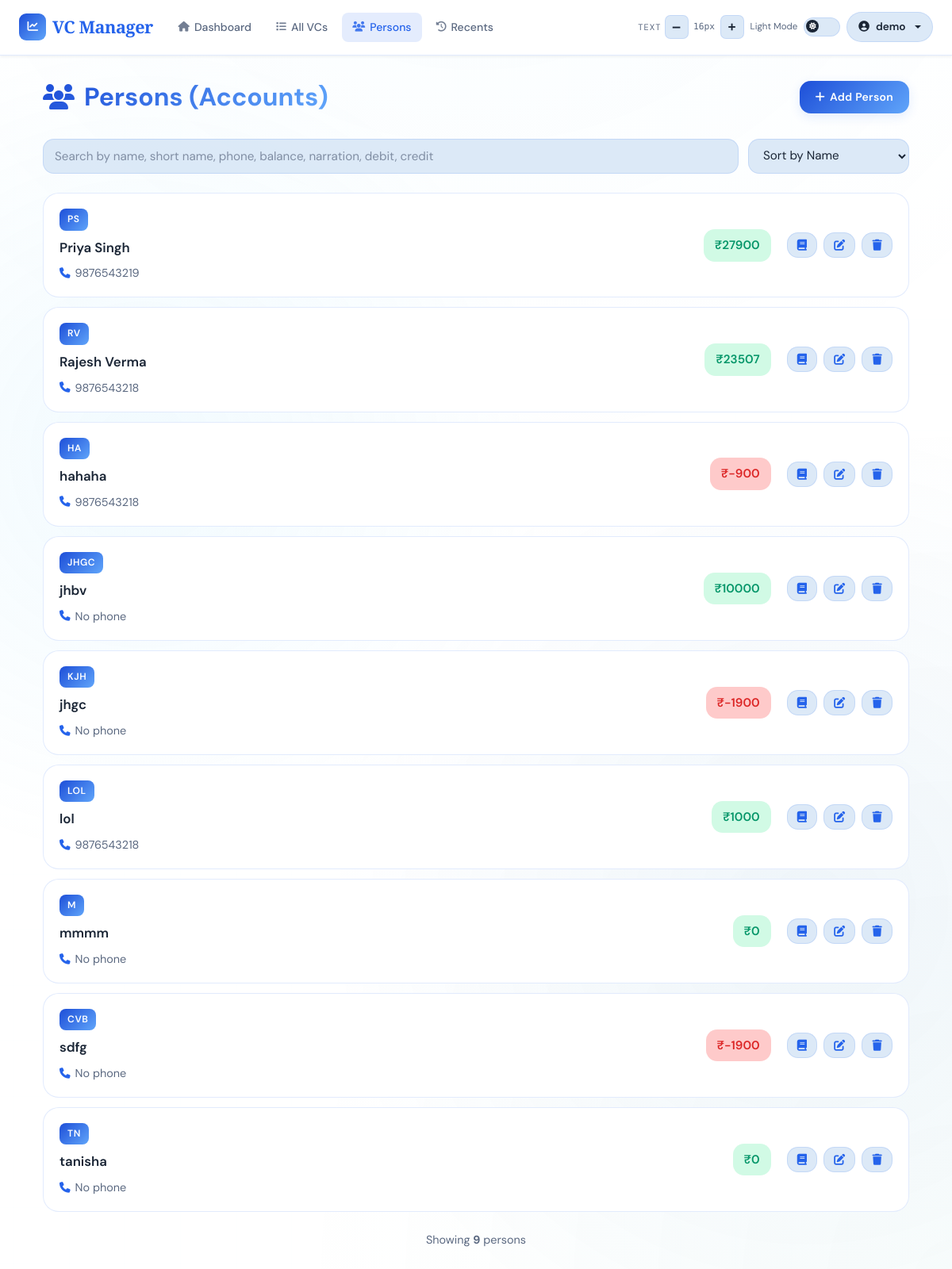
Before: /person/ (signed in) with the older database file.
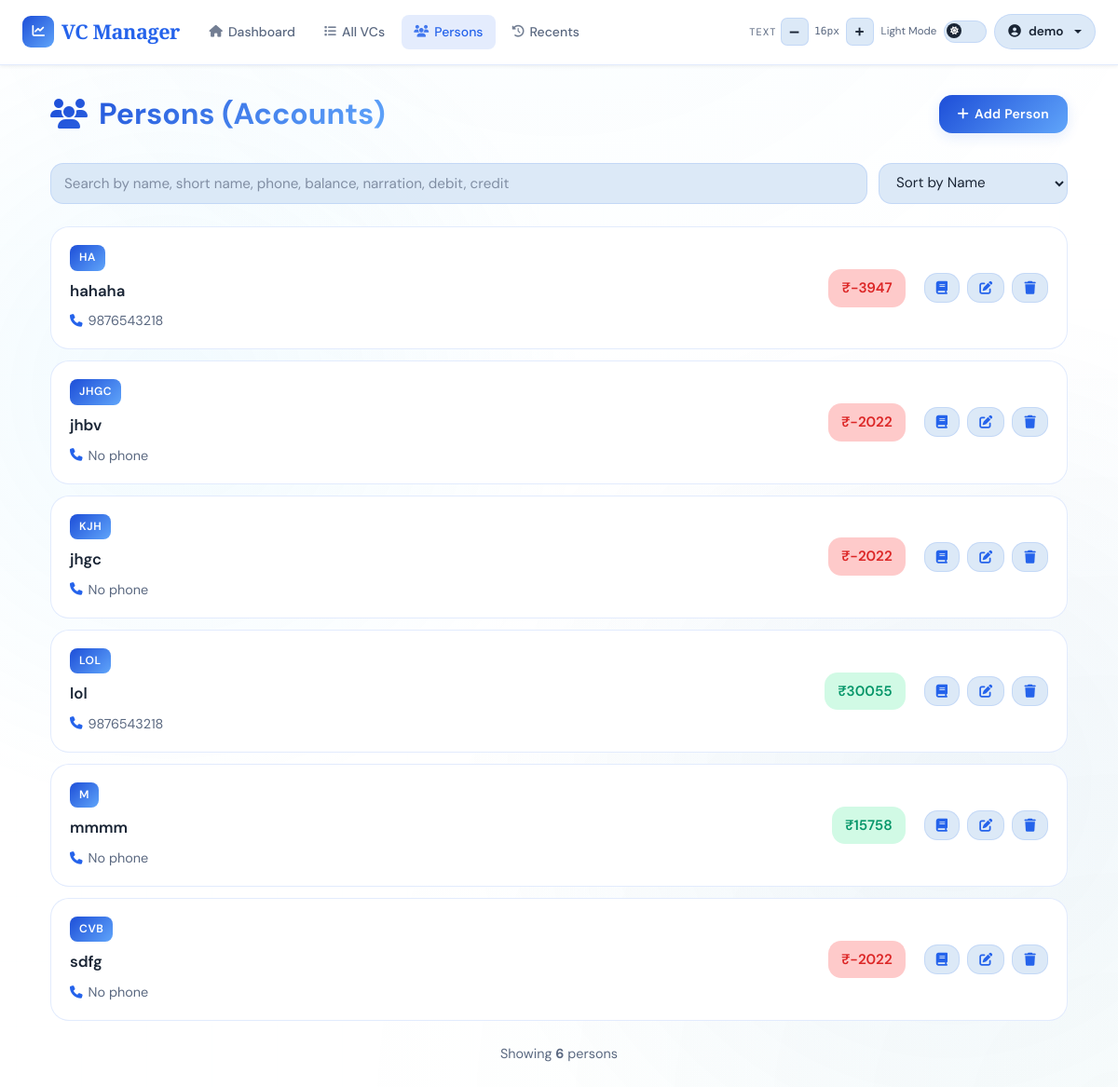
After: the same page with the newer database file.
### app/models/person.py (models this page shows, shortened)
class Person(db.Model):
    __tablename__ = 'persons'
    id = db.Column(db.Integer, primary_key=True)
    user_id = db.Column(db.Integer, db.ForeignKey('users.id'), nullable=False, index=True)
    name = db.Column(db.String(80), nullable=False)
    short_name = db.Column(db.String(20), nullable=False)
    phone = db.Column(db.String(20), nullable=True)
    phone2 = db.Column(db.String(20), nullable=True)
    opening_balance = db.Column(db.Float, default=0.0, nullable=True)
    created_at = db.Column(db.DateTime, default=datetime.utcnow)
    __table_args__ = (
        db.UniqueConstraint('user_id', 'name',       name='uq_person_user_name'),
        db.UniqueConstraint('user_id', 'short_name', name='uq_person_user_short_name'),
    )
    payments = db.relationship(
        'Payment',
        backref='person',
        cascade='all, delete-orphan',
        passive_deletes=True
    )
    ledger_entries = db.relationship(
        'LedgerEntry',
        back_populates='person',
        cascade='all, delete-orphan'
    )
    transactions = db.relationship(
        'Transaction',
        back_populates='person',
        cascade='all, delete-orphan'
    )

### app/routes/person.py (the view)
@person_bp.route('/')
@login_required
def persons():
    latest_id_subq = (
        db.session.query(
            LedgerEntry.person_id,
            func.max(LedgerEntry.id).label('max_id')
        )
        .group_by(LedgerEntry.person_id)
        .subquery()
    )
    latest_balance_subq = (
        db.session.query(
            LedgerEntry.person_id,
            LedgerEntry.balance.label('latest_balance')
        )
        .join(
            latest_id_subq,
            (LedgerEntry.person_id == latest_id_subq.c.person_id) &
            (LedgerEntry.id == latest_id_subq.c.max_id)
        )
        .subquery()
    )
    results = (
        db.session.query(
            Person,
            latest_balance_subq.c.latest_balance
        )
        .outerjoin(
            latest_balance_subq,
            Person.id == latest_balance_subq.c.person_id
        )
        .filter(Person.user_id == current_user.id)
        .order_by(Person.name.asc())
        .all()
    )
    persons = []
    for person, balance in results:
        person.current_balance = float(balance or person.opening_balance or 0.0)
        persons.append(person)
    return render_template('person/list.html', persons=persons)

### templates/person/list.html (shortened to what this page needs)
{% extends "base.html" %}
{% block content %}
<div class="container-fluid">
    <div class="page-header">
        <h1 class="page-title">
            <i class="fas fa-users"></i>Persons (Accounts)
        </h1>
        <button class="btn btn-primary" onclick="location.href='{{ url_for('person.create_person') }}'">
            <i class="fas fa-plus"></i>Add Person
        </button>
    </div>
    <div class="control-bar">
        <div class="search-box">
            <input
                id="searchInput"
                type="search"
                class="form-control"
                placeholder="Search by name, short name, phone, balance, narration, debit, credit">
        </div>
        <select id="sortSelect" class="sort-select">
            <option value="name_asc">Sort by Name</option>
        </select>
    </div>
    <div class="person-list">
        {% if persons %}
            {% for person in persons %}
            <div class="person-item" id="person-{{ person.id }}"
                onclick="location.href='{{ url_for('ledger.person_ledger', person_id=person.id) }}'"
                style="cursor:pointer;"
                data-name="{{ person.name }}"
                data-phone="{{ (person.phone or '') ~ ' ' ~ (person.phone2 or '') }}"
                data-balance="{{person.current_balance }}">
                <div class="person-item-main">
                    <div class="person-badge">{{ person.short_name }}</div>
                    <div class="person-name">{{ person.name }}</div>
                    <div class="person-meta">
                        {% if person.phone %}
                        <div class="person-meta-item">
                            <i class="fas fa-phone"></i>
                            <span>{{ person.phone }}</span>
                        </div>
                        {% endif %}
                        {% if not person.phone and not person.phone2 %}
                        <div class="person-meta-item" style="color: var(--text-muted);">
                            <i class="fas fa-phone"></i>
                            <span>No phone</span>
                        </div>
                        {% endif %}
                    </div>
                </div>
                <div class="person-item-actions">
                    <div class="balance-badge {{ 'positive' if person.current_balance >= 0 else 'negative' }}">
                        ₹{{ "%.0f"|format(person.current_balance) }}
                    </div>
                    <div class="action-buttons">
                        <button class="btn" onclick="event.stopPropagation(); location.href='{{ url_for('ledger.person_ledger', person_id=person.id) }}'" title="View Ledger">
                            <i class="fas fa-book"></i>
                        </button>
                        <button class="btn" onclick="event.stopPropagation(); location.href='{{ url_for('person.edit_person', id=person.id) }}'" title="Edit">
                            <i class="fas fa-edit"></i>
                        </button>
                        <button class="btn"
                            onclick="event.stopPropagation(); confirmDelete({{ person.id }})"
                            title="Delete">
                            <i class="fas fa-trash"></i>
                        </button>
                    </div>
                </div>
            </div>
            {% endfor %}
        {% endif %}
    </div>
    {% if persons %}
    <div style="margin-top: 24px; text-align: center; color: var(--text-muted); font-size: 0.9rem;">
        Showing <strong>{{ persons|length }}</strong> person{{ 's' if persons|length != 1 else '' }}
    </div>
    {% endif %}
</div>
{% endblock %}

Changed rows visible on the page:
removed Person: short_name "PS", name "Priya Singh", phone "9876543219", current_balance "27900"
removed Person: short_name "RV", name "Rajesh Verma", phone "9876543218", current_balance "23507"
removed Person: short_name "TN", name "tanisha", phone "No phone", current_balance "0"
computed for Person "hahaha": current_balance "-900" → "-3947"
computed for Person "jhbv": current_balance "10000" → "-2022"
computed for Person "jhgc": current_balance "-1900" → "-2022"
computed for Person "lol": current_balance "1000" → "30055"
computed for Person "mmmm": current_balance "0" → "15758"
changed Person "sdfg": current_balance "-1900" → "-2022"
Other visible differences:
{{ persons|length }}: "9" → "6"
